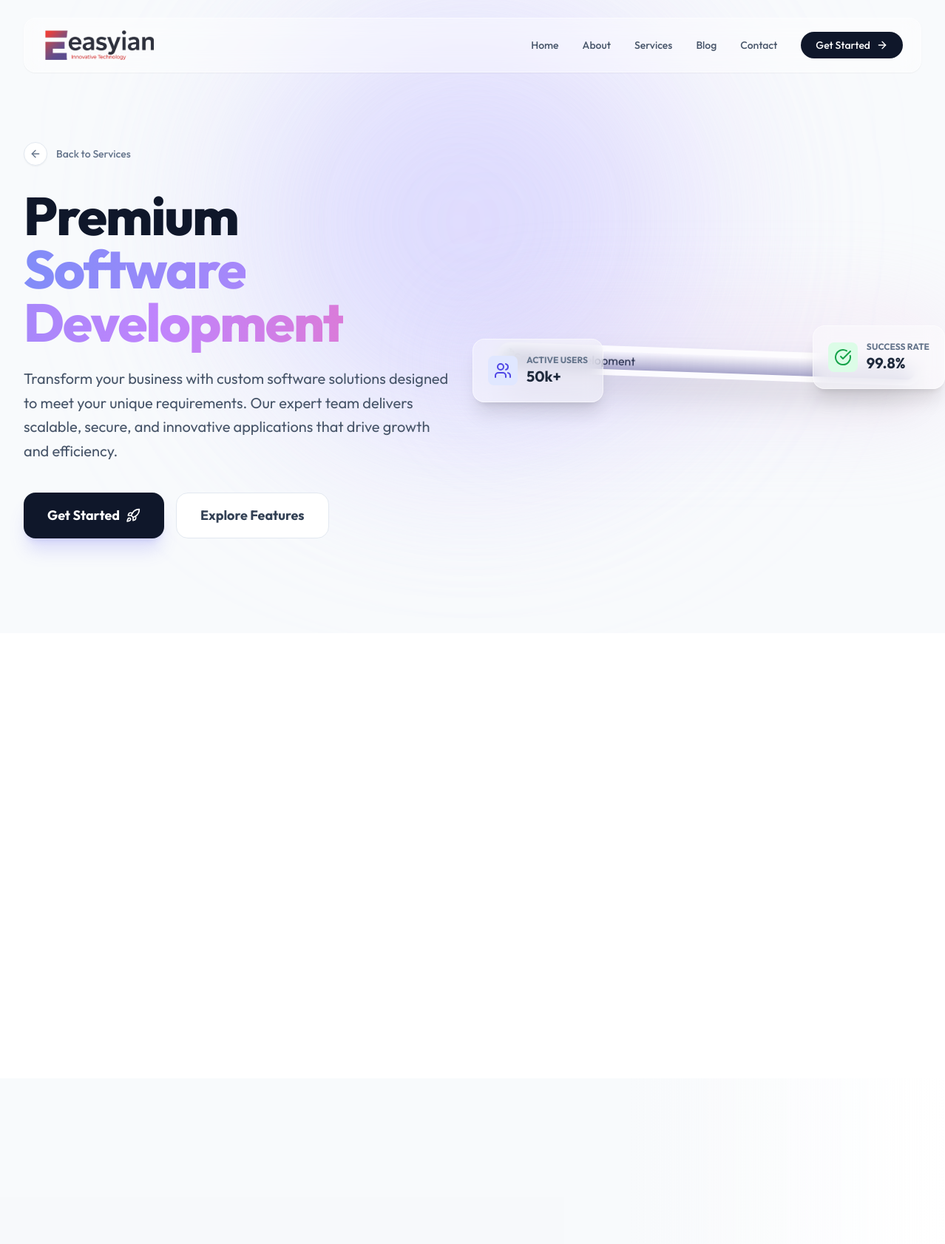
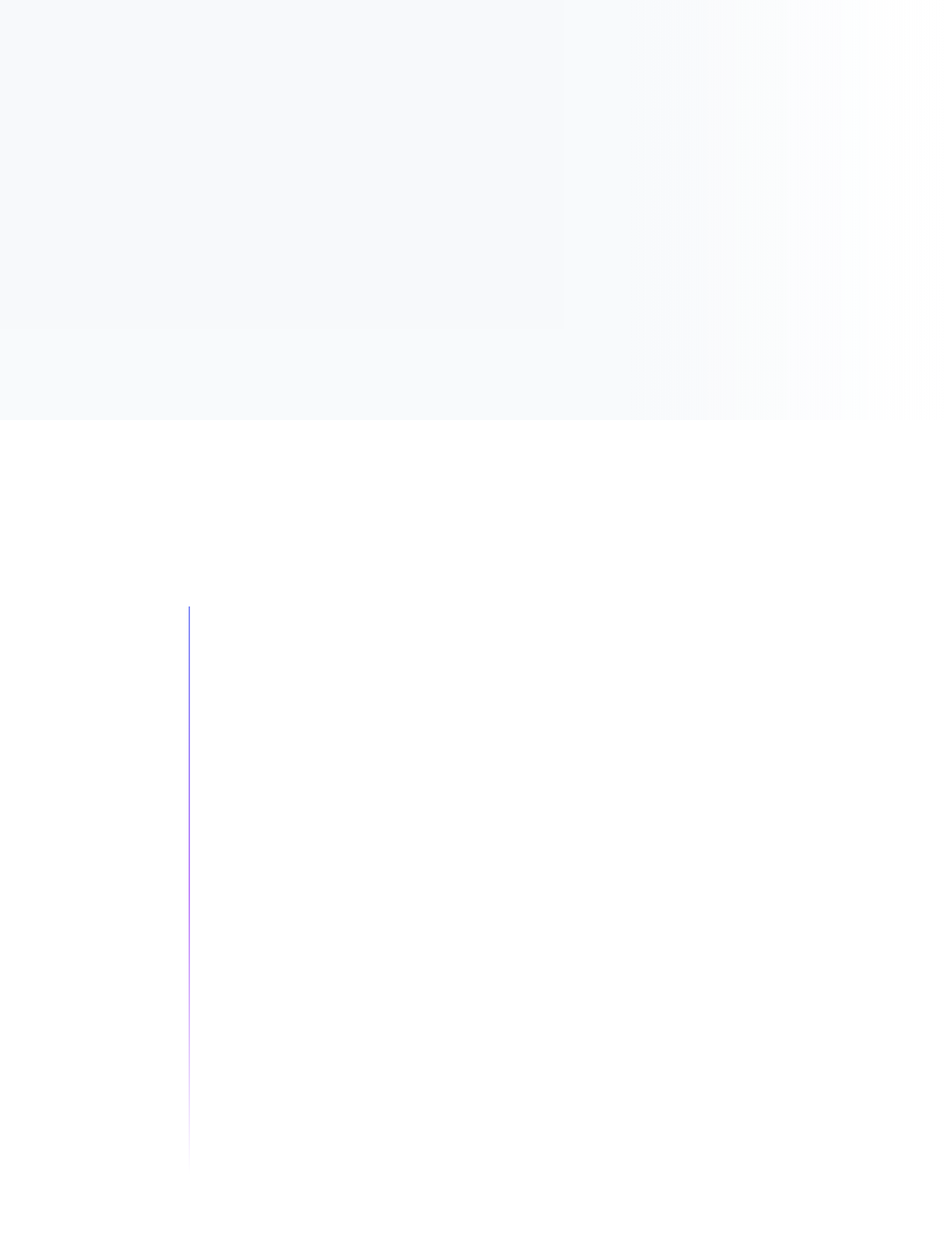
Page /services/software-development/ (upper part) on the committed database (2 pictures, top to bottom).
### core/models.py (models this page shows, shortened)
class Service(models.Model):
    title = models.CharField(max_length=200)
    slug = models.SlugField(unique=True)
    short_description = models.TextField()
    long_description = models.TextField()
    icon_path = models.CharField(max_length=500, blank=True)  # SVG path for icons
    features = models.JSONField(default=list)  # Store as JSON array
    benefits = models.JSONField(default=list)
    process = models.JSONField(default=list)
    plan1_title = models.CharField(max_length=100, blank=True, default="Basic Plan")
    plan1_price = models.DecimalField(max_digits=10, decimal_places=2, null=True, blank=True)
    plan1_features = models.JSONField(default=list, blank=True, help_text="List of features for Plan 1")
    plan2_title = models.CharField(max_length=100, blank=True, default="Standard Plan")
    plan2_price = models.DecimalField(max_digits=10, decimal_places=2, null=True, blank=True)
    plan2_features = models.JSONField(default=list, blank=True, help_text="List of features for Plan 2")
    plan3_title = models.CharField(max_length=100, blank=True, default="Premium Plan")
    plan3_price = models.DecimalField(max_digits=10, decimal_places=2, null=True, blank=True)
    plan3_features = models.JSONField(default=list, blank=True, help_text="List of features for Plan 3")
    price = models.DecimalField(max_digits=10, decimal_places=2, default=0.0)
    currency = models.CharField(max_length=3, default='INR')
    is_active = models.BooleanField(default=True)
    display_order = models.IntegerField(default=0)
    featured_image = models.ImageField(upload_to='services/', blank=True, null=True)
    meta_title = models.CharField(max_length=200, blank=True)
    meta_description = models.TextField(blank=True)
    created_at = models.DateTimeField(auto_now_add=True)
    updated_at = models.DateTimeField(auto_now=True)
    class Meta:
        ordering = ['display_order', 'title']

### core/views.py (the view)
# urls.py: path('services/<slug:service_slug>/', views.service_detail, name='service_detail'),
def service_detail(request, service_slug):
    service = get_object_or_404(Service, slug=service_slug, is_active=True)
    service_cities = City.objects.filter(
        services__service=service,
        services__is_active=True,
        is_active=True
    ).distinct()
    if request.method == 'POST' and 'newsletter_email' in request.POST:
        newsletter_form = NewsletterForm(request.POST)
        if newsletter_form.is_valid():
            newsletter_form.save()
            messages.success(request, "Thank you for subscribing to our newsletter!")
            return redirect('service_detail', service_slug=service_slug)
    else:
        newsletter_form = NewsletterForm()
    context = {
        'page_title': service.meta_title,
        'meta_description': service.meta_description,
        'service': service,
        'service_cities': service_cities,
        'newsletter_form': newsletter_form,
    }
    return render(request, 'services/service_detail.html', context)

### templates/services/service_detail.html (shortened to what this page needs)
{% extends 'base.html' %}
{% load static %}
{% load custom_filters %}
{% block content %}
<section class="relative pt-32 pb-20 lg:pt-48 lg:pb-32 overflow-hidden">
    <div class="max-w-7xl mx-auto px-4 sm:px-6 lg:px-8 relative z-10">
        <div class="mb-8 reveal-slide-left">
            <a href="{% url 'services' %}" class="inline-flex items-center text-sm font-medium text-slate-500 hover:text-indigo-600 transition-colors group">
                <div class="w-8 h-8 rounded-full bg-white border border-slate-200 flex items-center justify-center mr-3 group-hover:border-indigo-300 shadow-sm">
                    <i data-lucide="arrow-left" class="w-4 h-4 group-hover:-translate-x-1 transition-transform"></i>
                </div>
                Back to Services
            </a>
        </div>
        <div class="grid grid-cols-1 lg:grid-cols-2 gap-16 items-center">
            <div class="relative z-10">
                <div class="reveal-up">
                    <h1 class="text-5xl lg:text-7xl font-extrabold text-slate-900 tracking-tight mb-6 leading-tight">
                        <span class="block">Premium</span>
                        <span class="text-gradient-flow">
                            {% if service %}{{ service.title }}{% else %}Software Development{% endif %}
                        </span>
                    </h1>
                </div>
                <p class="text-xl text-slate-600 leading-relaxed mb-10 reveal-up stagger-1">
                    {% if service %}{{ service.long_description }}{% else %}
                    Transform your business with custom software solutions designed to meet your unique requirements. Our expert team delivers scalable, secure, and innovative applications that drive growth and efficiency.
                    {% endif %}
                </p>
                <div class="flex flex-col sm:flex-row gap-4 reveal-up stagger-2">
                    <a href="{% url 'contact' %}" class="bg-slate-900 text-white px-8 py-4 rounded-2xl font-bold text-lg shadow-xl shadow-indigo-500/20 hover:bg-indigo-600 hover:shadow-indigo-500/40 hover:-translate-y-1 transition-all duration-300 flex items-center justify-center gap-2">
                        Get Started <i data-lucide="rocket" class="w-5 h-5"></i>
                    </a>
                    <a href="#features" class="bg-white text-slate-700 border border-slate-200 px-8 py-4 rounded-2xl font-bold text-lg hover:bg-slate-50 hover:border-indigo-200 hover:text-indigo-600 transition-all duration-300 flex items-center justify-center">
                        Explore Features
                    </a>
                </div>
            </div>
            <div class="relative reveal-zoom stagger-1">
                <div class="relative rounded-[2.5rem] overflow-hidden shadow-2xl border-8 border-white/50 glass-card transform rotate-2 hover:rotate-0 transition-transform duration-700">
                    <img src="https://images.unsplash.com/photo-1551434678-e076c223a692?ixlib=rb-4.0.3&auto=format&fit=crop&w=2070&q=80"
                         alt="{% if service %}{{ service.title }}{% else %}Software Development{% endif %}"
                         class="w-full h-auto object-cover hover:scale-110 transition-transform duration-[2s]">
                    <div class="absolute inset-0 bg-gradient-to-t from-indigo-900/40 to-transparent"></div>
                </div>
                <div class="absolute -top-8 -right-8 glass p-5 rounded-2xl shadow-xl animate-float-slow hidden md:block">
                    <div class="flex items-center gap-3">
                        <div class="p-2 bg-green-100 rounded-lg text-green-600">
                            <i data-lucide="check-circle" class="w-6 h-6"></i>
                        </div>
                        <div>
                            <p class="text-xs text-slate-500 font-bold uppercase">Success Rate</p>
                            <p class="text-xl font-bold text-slate-800">99.8%</p>
                        </div>
                    </div>
                </div>
                <div class="absolute -bottom-8 -left-8 glass p-5 rounded-2xl shadow-xl animate-float-slow hidden md:block" style="animation-delay: -2s;">
                    <div class="flex items-center gap-3">
                        <div class="p-2 bg-indigo-100 rounded-lg text-indigo-600">
                            <i data-lucide="users" class="w-6 h-6"></i>
                        </div>
                        <div>
                            <p class="text-xs text-slate-500 font-bold uppercase">Active Users</p>
                            <p class="text-xl font-bold text-slate-800">50k+</p>
                        </div>
                    </div>
                </div>
            </div>
        </div>
    </div>
</section>
<section id="features" class="py-24 bg-white relative z-10">
    <div class="max-w-7xl mx-auto px-4 sm:px-6 lg:px-8">
        <div class="grid grid-cols-1 md:grid-cols-2 lg:grid-cols-4 gap-8">
        </div>
    </div>
</section>
<section class="py-24 bg-slate-50/50 relative overflow-hidden">
    <div class="max-w-7xl mx-auto px-4 sm:px-6 lg:px-8 relative z-10">
        <div class="grid grid-cols-1 lg:grid-cols-2 gap-20 items-center">
            <div>
                <div class="space-y-8">
                </div>
            </div>
        </div>
    </div>
</section>
<section class="py-24 bg-white relative">
    <div class="max-w-4xl mx-auto px-4 sm:px-6 lg:px-8">
        <div class="relative space-y-12">
            <div class="timeline-line hidden md:block"></div>
        </div>
    </div>
</section>
{% endblock %}

### templates/base.html (style rules this page uses)
:root { --primary-soft: #818cf8; --secondary-soft: #c084fc; --glass-border: rgba(255, 255, 255, 0.5); --glass-bg: rgba(255, 255, 255, 0.4); --surface-color: #f8fafc; }
body { font-family: 'Outfit', sans-serif; background-color: var(--surface-color); overflow-x: hidden; color: #1e293b; }
.glass { background: var(--glass-bg); backdrop-filter: blur(12px); -webkit-backdrop-filter: blur(12px); border: 1px solid var(--glass-border); }
.glass-card { background: rgba(255, 255, 255, 0.6); backdrop-filter: blur(16px); -webkit-backdrop-filter: blur(16px); border: 1px solid rgba(255, 255, 255, 0.8); box-shadow: 0 8px 32px 0 rgba(31, 38, 135, 0.05); transition: transform 0.4s cubic-bezier(0.175, 0.885, 0.32, 1.275), box-shadow 0.4s ease; }
.reveal-up { opacity: 0; transform: translateY(40px); transition: all 1s cubic-bezier(0.5, 0, 0, 1); }
.reveal-slide-left { opacity: 0; transform: translateX(-100px); transition: all 1.2s cubic-bezier(0.2, 0.8, 0.2, 1); }
.reveal-zoom { opacity: 0; transform: scale(0.8); transition: all 0.8s cubic-bezier(0.5, 0, 0, 1); }
.active { opacity: 1; transform: translate(0) scale(1) rotate(0); }
.stagger-1 { transition-delay: 100ms; }
.stagger-2 { transition-delay: 200ms; }

### templates/services/service_detail.html (style rules this page uses)
.text-gradient-flow { background: linear-gradient(to right, #818cf8, #c084fc, #f472b6, #818cf8); background-size: 200% auto; -webkit-background-clip: text; background-clip: text; -webkit-text-fill-color: transparent; animation: gradient-flow 5s linear infinite; }
.timeline-line { position: absolute; left: 2rem; top: 0; bottom: 0; width: 2px; background: linear-gradient(to bottom, #818cf8, #c084fc, transparent); }
.animate-float-slow { animation: float-slow 5s ease-in-out infinite; }

### rows in the picture
Service: title "Software Development", long_description "Transform your business with custom software solutions designed to meet your unique requirements. Our expert team delivers scalable, secure, and innovative applications that drive growth and efficiency."
